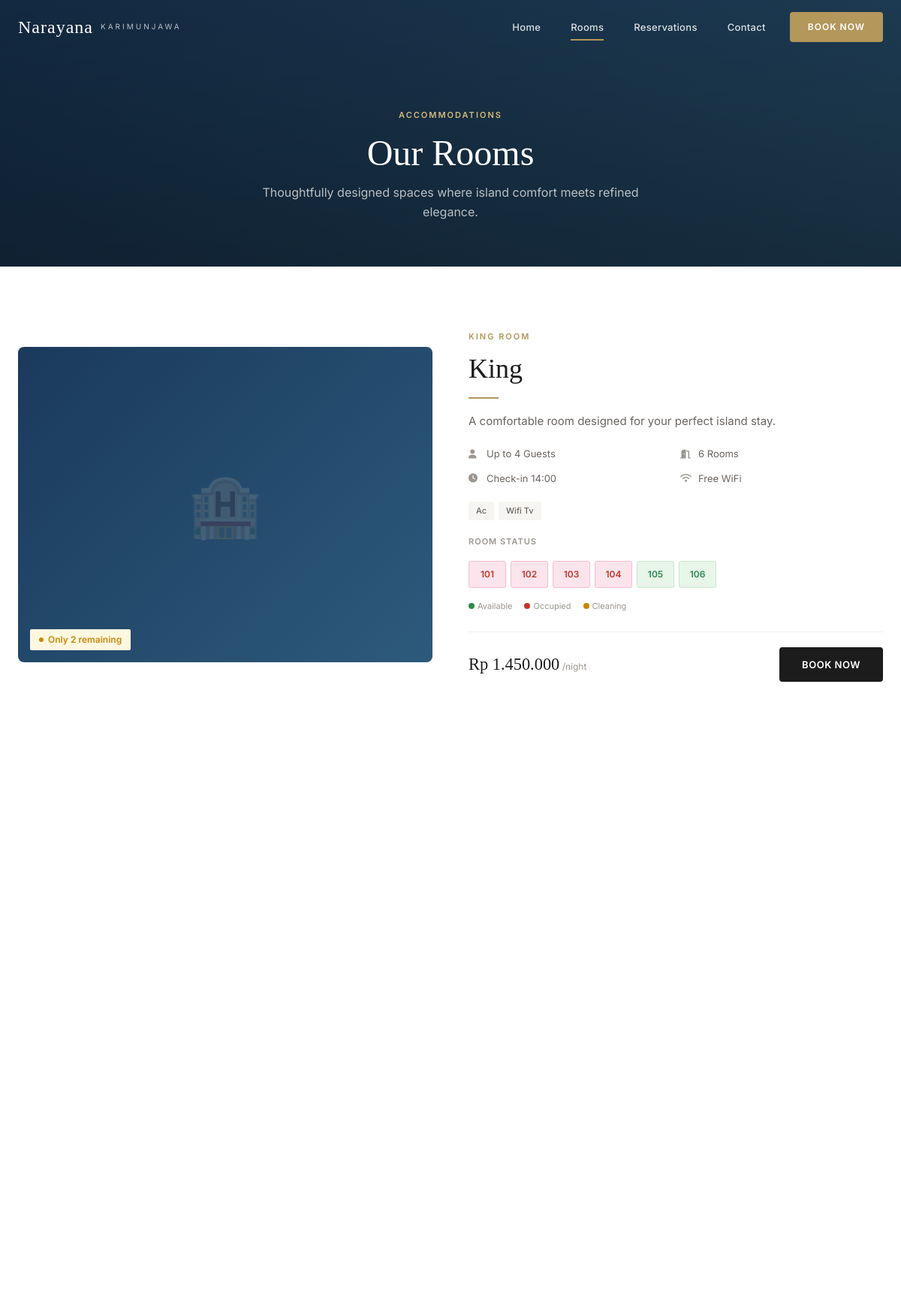
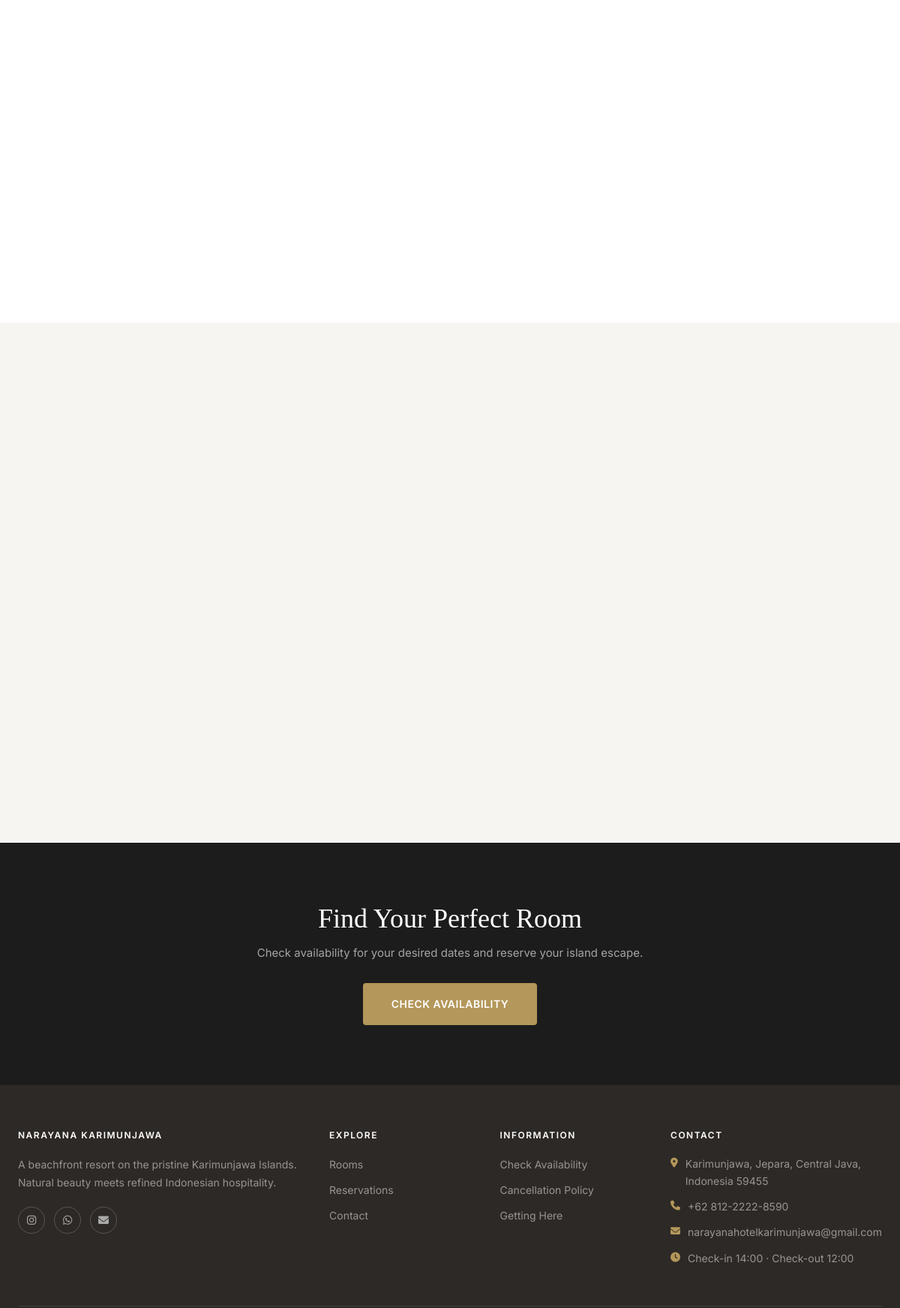
The page /rooms.php (upper part) on the database its author committed (2 pictures, top to bottom).
### tables this page shows
CREATE TABLE `room_types` (
  `id` int(11) NOT NULL AUTO_INCREMENT,
  `type_name` varchar(100) NOT NULL,
  `description` text DEFAULT NULL,
  `base_price` decimal(12,2) NOT NULL DEFAULT 0.00,
  `max_occupancy` int(11) NOT NULL DEFAULT 2,
  `amenities` text DEFAULT NULL,
  `color_code` varchar(7) DEFAULT '#6366f1',
  `created_at` timestamp NOT NULL DEFAULT current_timestamp(),
  `updated_at` timestamp NOT NULL DEFAULT current_timestamp() ON UPDATE current_timestamp(),
  PRIMARY KEY (`id`)
);

CREATE TABLE `rooms` (
  `id` int(11) NOT NULL AUTO_INCREMENT,
  `room_number` varchar(20) NOT NULL,
  `room_type_id` int(11) NOT NULL,
  `floor_number` int(11) NOT NULL DEFAULT 1,
  `status` enum('available','occupied','cleaning','maintenance','blocked') DEFAULT 'available',
  `current_guest_id` int(11) DEFAULT NULL COMMENT 'ID guest yang sedang menginap',
  `notes` text DEFAULT NULL,
  `position_x` int(11) DEFAULT 0,
  `position_y` int(11) DEFAULT 0,
  `created_at` timestamp NOT NULL DEFAULT current_timestamp(),
  `updated_at` timestamp NOT NULL DEFAULT current_timestamp() ON UPDATE current_timestamp(),
  PRIMARY KEY (`id`),
  UNIQUE KEY `room_number` (`room_number`),
  KEY `room_type_id` (`room_type_id`),
  KEY `idx_status` (`status`),
  KEY `idx_floor` (`floor_number`),
  KEY `current_guest_id` (`current_guest_id`),
  CONSTRAINT `rooms_ibfk_1` FOREIGN KEY (`room_type_id`) REFERENCES `room_types` (`id`) ON DELETE CASCADE,
  CONSTRAINT `rooms_ibfk_2` FOREIGN KEY (`current_guest_id`) REFERENCES `guests` (`id`) ON DELETE SET NULL
);

### config/config.php (called while the page is built, shortened)
<?php
try {
    $pdo = new PDO(
        'mysql:host=' . DB_HOST . ';port=' . DB_PORT . ';dbname=' . DB_NAME . ';charset=utf8mb4',
        DB_USER, DB_PASS,
        [
            PDO::ATTR_ERRMODE => PDO::ERRMODE_EXCEPTION,
            PDO::ATTR_DEFAULT_FETCH_MODE => PDO::FETCH_ASSOC,
            PDO::ATTR_EMULATE_PREPARES => false,
        ]
    );
} catch (PDOException $e) {
    if (DEBUG_MODE) {
        die('Database Connection Error: ' . $e->getMessage());
    } else {
        die('Service temporarily unavailable. Please try again later.');
    }
}
function dbQuery($sql, $params = []) {
    global $pdo;
    $stmt = $pdo->prepare($sql);
    $stmt->execute($params);
    return $stmt;
}
function dbFetchAll($sql, $params = []) {
    return dbQuery($sql, $params)->fetchAll();
}
function formatCurrency($amount) {
    return 'Rp ' . number_format($amount, 0, ',', '.');
}

### public/rooms.php (the view, shortened to what this page needs)
<?php
require_once dirname(__DIR__) . '/config/config.php';
$currentPage = 'rooms';
$roomTypes = dbFetchAll("
    SELECT rt.*,
           COUNT(r.id) as total_rooms,
           SUM(CASE WHEN r.status = 'available' THEN 1 ELSE 0 END) as available_rooms
    FROM room_types rt
    LEFT JOIN rooms r ON rt.id = r.room_type_id
    GROUP BY rt.id
    ORDER BY rt.base_price DESC
");
$rooms = dbFetchAll("
    SELECT r.*, rt.type_name, rt.base_price
    FROM rooms r
    JOIN room_types rt ON r.room_type_id = rt.id
    ORDER BY r.room_number ASC
");
$roomIcons = ['King' => '👑', 'Queen' => '🌙', 'Twin' => '🛏️'];
$roomDescriptions = [
    'King' => 'Our finest accommodation featuring a luxurious king-size bed, elegant furnishings, and panoramic views. Perfect for couples seeking the ultimate island retreat.',
    'Queen' => 'A beautifully appointed room with a comfortable queen-size bed and modern amenities. Enjoy serene island views and the gentle sound of ocean waves.',
    'Twin' => 'Ideal for friends or family, our twin rooms feature two comfortable single beds in a spacious setting with all the comforts for a relaxing stay.',
];
include __DIR__ . '/includes/header.php';
?>
<section class="page-hero">
    <div class="container">
        <div class="section-eyebrow" style="color:var(--gold-light);">Accommodations</div>
        <h1>Our Rooms</h1>
        <p>Thoughtfully designed spaces where island comfort meets refined elegance.</p>
    </div>
</section>
<section class="section">
    <div class="container">
        <?php foreach ($roomTypes as $i => $room):
            $amenities = $room['amenities'] ? array_map('trim', explode(',', $room['amenities'])) : [];
            $icon = $roomIcons[$room['type_name']] ?? '🏨';
            $desc = $roomDescriptions[$room['type_name']] ?? 'A comfortable room designed for your perfect island stay.';
            $avail = (int)$room['available_rooms'];
            $reverse = $i % 2 !== 0;
            if ($avail >= 3) { $ac = 'available'; $at = $avail . ' rooms available'; }
            elseif ($avail > 0) { $ac = 'limited'; $at = 'Only ' . $avail . ' remaining'; }
            else { $ac = 'full'; $at = 'Fully booked today'; }
            $typeRooms = array_filter($rooms, fn($r) => $r['room_type_id'] == $room['id']);
        ?>
        <div class="room-detail <?= $reverse ? 'reverse' : '' ?> fade-in">
            <div class="room-detail-image">
                <span class="room-emoji"><?= $icon ?></span>
                <div style="position:absolute; bottom:16px; left:16px;">
                    <span class="avail-badge <?= $ac ?>"><span class="avail-dot"></span><?= $at ?></span>
                </div>
            </div>
            <div class="room-detail-info">
                <div class="section-eyebrow"><?= htmlspecialchars($room['type_name']) ?> Room</div>
                <h2><?= htmlspecialchars($room['type_name']) ?></h2>
                <div class="divider"></div>
                <p style="color:var(--warm-gray); line-height:1.8; margin-bottom:20px;"><?= $desc ?></p>
                <div class="room-specs">
                    <div class="room-spec"><i class="fas fa-user"></i> Up to <?= $room['max_occupancy'] ?> Guests</div>
                    <div class="room-spec"><i class="fas fa-door-open"></i> <?= (int)$room['total_rooms'] ?> Rooms</div>
                    <div class="room-spec"><i class="fas fa-clock"></i> Check-in <?= BUSINESS_CHECKIN_TIME ?></div>
                    <div class="room-spec"><i class="fas fa-wifi"></i> Free WiFi</div>
                </div>
                <div class="room-amenities">
                    <?php foreach ($amenities as $a): ?>
                        <span><?= htmlspecialchars($a) ?></span>
                    <?php endforeach; ?>
                </div>
                <div style="margin-top:8px;">
                    <div style="font-size:11px; font-weight:600; letter-spacing:1px; text-transform:uppercase; color:var(--mid-gray); margin-bottom:8px;">Room Status</div>
                    <div class="room-status-grid">
                        <?php foreach ($typeRooms as $tr):
                            $sc = match($tr['status']) {
                                'available' => 'available',
                                'occupied' => 'occupied',
                                'cleaning' => 'cleaning',
                                default => 'maintenance'
                            };
                        ?>
                        <div class="room-status-box <?= $sc ?>" title="Room <?= $tr['room_number'] ?> — <?= ucfirst($tr['status']) ?>">
                            <?= $tr['room_number'] ?>
                        </div>
                        <?php endforeach; ?>
                    </div>
                    <div class="status-legend">
                        <span class="legend-available">Available</span>
                        <span class="legend-occupied">Occupied</span>
                        <span class="legend-cleaning">Cleaning</span>
                    </div>
                </div>
                <div class="room-detail-footer">
                    <div class="room-price"><?= formatCurrency($room['base_price']) ?><small> /night</small></div>
                    <a href="<?= BASE_URL ?>/booking.php?room_type=<?= $room['id'] ?>" class="btn btn-primary">Book Now</a>
                </div>
            </div>
        </div>
        <?php endforeach; ?>
    </div>
</section>
<section class="section section-alt">
    <div class="container">
        <div class="features-grid">
        </div>
    </div>
</section>
<section class="cta-section">
    <div class="container">
        <h2>Find Your Perfect Room</h2>
        <p>Check availability for your desired dates and reserve your island escape.</p>
        <a href="<?= BASE_URL ?>/booking.php" class="btn btn-gold btn-lg">Check Availability</a>
    </div>
</section>
<?php include __DIR__ . '/includes/footer.php'; ?>

### public/includes/header.php (shortened to what this page needs)
<!DOCTYPE html>
<html lang="en">
<head>
    <link rel="stylesheet" href="https://cdnjs.cloudflare.com/ajax/libs/font-awesome/6.4.0/css/all.min.css">
    <link rel="stylesheet" href="<?= BASE_URL ?>/assets/css/style.css">
</head>
<body>
<nav class="navbar" id="mainNav">
    <div class="container">
        <a href="<?= BASE_URL ?>/" class="navbar-brand">
            <div class="brand-logo">Narayana</div>
            <div class="brand-sub">Karimunjawa</div>
        </a>
        <ul class="nav-links" id="navLinks">
            <li><a href="<?= BASE_URL ?>/" class="<?= ($currentPage ?? '') === 'home' ? 'active' : '' ?>">Home</a></li>
            <li><a href="<?= BASE_URL ?>/rooms.php" class="<?= ($currentPage ?? '') === 'rooms' ? 'active' : '' ?>">Rooms</a></li>
            <li><a href="<?= BASE_URL ?>/booking.php" class="<?= ($currentPage ?? '') === 'booking' ? 'active' : '' ?>">Reservations</a></li>
            <li><a href="<?= BASE_URL ?>/contact.php" class="<?= ($currentPage ?? '') === 'contact' ? 'active' : '' ?>">Contact</a></li>
            <li><a href="<?= BASE_URL ?>/booking.php" class="nav-book-btn">Book Now</a></li>
        </ul>
    </div>
</nav>

### public/includes/footer.php (shortened to what this page needs)
<footer class="footer">
    <div class="container">
        <div class="footer-grid">
            <div class="footer-about">
                <h5>Narayana Karimunjawa</h5>
                <p>A beachfront resort on the pristine Karimunjawa Islands. Natural beauty meets refined Indonesian hospitality.</p>
                <div class="footer-social">
                    <a href="https://www.instagram.com/<?= BUSINESS_INSTAGRAM ?>" target="_blank" aria-label="Instagram"><i class="fab fa-instagram"></i></a>
                    <a href="https://wa.me/<?= BUSINESS_WHATSAPP ?>" target="_blank" aria-label="WhatsApp"><i class="fab fa-whatsapp"></i></a>
                    <a href="mailto:<?= BUSINESS_EMAIL ?>" aria-label="Email"><i class="fas fa-envelope"></i></a>
                </div>
            </div>
            <div>
                <h5>Explore</h5>
                <ul class="footer-links">
                    <li><a href="<?= BASE_URL ?>/rooms.php">Rooms</a></li>
                    <li><a href="<?= BASE_URL ?>/booking.php">Reservations</a></li>
                    <li><a href="<?= BASE_URL ?>/contact.php">Contact</a></li>
                </ul>
            </div>
            <div>
                <h5>Information</h5>
                <ul class="footer-links">
                    <li><a href="<?= BASE_URL ?>/booking.php">Check Availability</a></li>
                    <li><a href="#">Cancellation Policy</a></li>
                    <li><a href="#">Getting Here</a></li>
                </ul>
            </div>
            <div>
                <h5>Contact</h5>
                <ul class="footer-contact">
                    <li>
                        <i class="fas fa-map-marker-alt"></i>
                        <span><?= BUSINESS_ADDRESS ?></span>
                    </li>
                    <li>
                        <i class="fas fa-phone"></i>
                        <a href="tel:<?= BUSINESS_PHONE ?>"><?= BUSINESS_PHONE ?></a>
                    </li>
                    <li>
                        <i class="fas fa-envelope"></i>
                        <a href="mailto:<?= BUSINESS_EMAIL ?>"><?= BUSINESS_EMAIL ?></a>
                    </li>
                    <li>
                        <i class="fas fa-clock"></i>
                        <span>Check-in <?= BUSINESS_CHECKIN_TIME ?> · Check-out <?= BUSINESS_CHECKOUT_TIME ?></span>
                    </li>
                </ul>
            </div>
        </div>
    </div>
</footer>
</body>
</html>

### rows shown on the page
room_types: type_name "🏨", at "Only 2 remaining", type_name "KING", type_name "King", type_name "A comfortable room designed for your perfect island stay.", max_occupancy "4", total_rooms "6", amenities "Ac", amenities "Wifi Tv", base_price "Rp 1.450.000"
rooms: room_number "101"
rooms: room_number "102"
rooms: room_number "103"
rooms: room_number "104"
rooms: room_number "105"
rooms: room_number "106"

### other values the page prints
BUSINESS_ADDRESS "Karimunjawa, Jepara, Central Java, Indonesia 59455"
BUSINESS_PHONE "+62 812-2222-8590"
BUSINESS_EMAIL "narayanahotelkarimunjawa@gmail.com"
BUSINESS_CHECKIN_TIME "14:00"
BUSINESS_CHECKOUT_TIME "12:00"
